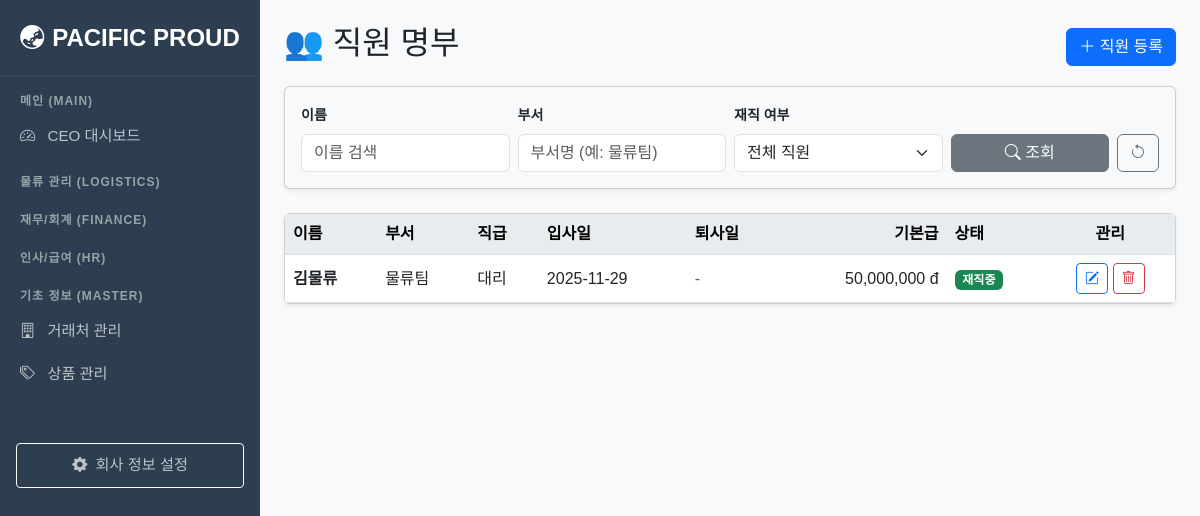
/employees/, run on the app's committed database.
### fulfillment/models.py (models this page shows, shortened)
class Employee(models.Model):
    name = models.CharField(max_length=50, verbose_name="성명")
    position = models.CharField(max_length=50, verbose_name="직급")
    department = models.CharField(max_length=50, verbose_name="부서", default="물류팀")
    join_date = models.DateField(verbose_name="입사일")
    resignation_date = models.DateField(verbose_name="퇴사일", null=True, blank=True)
    base_salary = models.DecimalField(max_digits=12, decimal_places=0, verbose_name="기본급 (VND)")
    is_active = models.BooleanField(default=True, verbose_name="재직 여부")

### fulfillment/views.py (the view)
# urls.py: path('employees/', views.employee_list, name='employee_list'),
def employee_list(request):
    employees = Employee.objects.order_by('department', 'name')
    name_query = request.GET.get('name')
    dept_query = request.GET.get('department')
    status_query = request.GET.get('status')
    if name_query: employees = employees.filter(name__icontains=name_query)
    if dept_query: employees = employees.filter(department__icontains=dept_query)
    if status_query:
        is_active = True if status_query == 'active' else False
        employees = employees.filter(is_active=is_active)
    form = EmployeeForm()
    return render(request, 'fulfillment/employee_list.html', {'employees': employees, 'form': form})

### fulfillment/forms.py
class EmployeeForm(forms.ModelForm):
    class Meta:
        model = Employee
        fields = ['name', 'department', 'position', 'base_salary', 'join_date', 'resignation_date', 'is_active']
        widgets = {
            'name': forms.TextInput(attrs={'class': 'form-control'}),
            'department': forms.TextInput(attrs={'class': 'form-control'}),
            'position': forms.TextInput(attrs={'class': 'form-control'}),
            'base_salary': forms.NumberInput(attrs={'class': 'form-control'}),
            'join_date': forms.DateInput(attrs={'type': 'date', 'class': 'form-control'}),
            'resignation_date': forms.DateInput(attrs={'type': 'date', 'class': 'form-control'}),
            'is_active': forms.CheckboxInput(attrs={'class': 'form-check-input'}),
        }

### templates/fulfillment/employee_list.html (shortened to what this page needs)
{% extends 'base.html' %}
{% load humanize %}
{% block content %}
<div class="d-flex justify-content-between align-items-center mb-3">
    <h2>👥 직원 명부</h2>
    <button class="btn btn-primary" data-bs-toggle="modal" data-bs-target="#addModal">
        <i class="bi bi-plus-lg"></i> 직원 등록
    </button>
</div>
<div class="card shadow-sm mb-4 bg-light">
    <div class="card-body py-3">
        <form method="get" class="row g-2 align-items-end">
            <div class="col-md-3">
                <label class="form-label fw-bold small">이름</label>
                <input type="text" name="name" class="form-control" value="{{ request.GET.name }}" placeholder="이름 검색">
            </div>
            <div class="col-md-3">
                <label class="form-label fw-bold small">부서</label>
                <input type="text" name="department" class="form-control" value="{{ request.GET.department }}" placeholder="부서명 (예: 물류팀)">
            </div>
            <div class="col-md-3">
                <label class="form-label fw-bold small">재직 여부</label>
                <select name="status" class="form-select">
                    <option value="">전체 직원</option>
                </select>
            </div>
            <div class="col-md-3 d-flex gap-2">
                <button type="submit" class="btn btn-secondary flex-fill">
                    <i class="bi bi-search"></i> 조회
                </button>
                <a href="{% url 'fulfillment:employee_list' %}" class="btn btn-outline-secondary">
                    <i class="bi bi-arrow-counterclockwise"></i>
                </a>
            </div>
        </form>
    </div>
</div>
<div class="card shadow-sm mt-3">
    <div class="card-body p-0">
        <table class="table table-hover align-middle mb-0">
            <thead class="table-light">
                <tr>
                    <th>이름</th>
                    <th>부서</th>
                    <th>직급</th>
                    <th>입사일</th>
                    <th>퇴사일</th> <th class="text-end">기본급</th>
                    <th>상태</th>
                    <th class="text-center">관리</th>
                </tr>
            </thead>
            <tbody>
                {% for emp in employees %}
                <tr>
                    <td class="fw-bold">{{ emp.name }}</td>
                    <td>{{ emp.department }}</td>
                    <td>{{ emp.position }}</td>
                    <td>{{ emp.join_date|date:"Y-m-d" }}</td>
                    <td class="text-muted">{{ emp.resignation_date|date:"Y-m-d"|default:"-" }}</td> <td class="text-end">{{ emp.base_salary|intcomma }} đ</td>
                    <td>
                        {% if emp.is_active %}
                            <span class="badge bg-success">재직중</span>
                        {% else %}
                            <span class="badge bg-secondary">퇴사</span>
                        {% endif %}
                    </td>
                    <td class="text-center">
                        <a href="{% url 'fulfillment:employee_update' emp.id %}" class="btn btn-sm btn-outline-primary"><i class="bi bi-pencil-square"></i></a>
                        <a href="{% url 'fulfillment:employee_delete' emp.id %}" class="btn btn-sm btn-outline-danger"><i class="bi bi-trash"></i></a>
                    </td>
                </tr>
                {% empty %}
                <tr><td colspan="8" class="text-center p-4">검색된 직원이 없습니다.</td></tr>
                {% endfor %}
            </tbody>
        </table>
    </div>
</div>
{% endblock %}

### templates/base.html (style rules this page uses)
body { font-family: 'Malgun Gothic', sans-serif; background-color: #f8f9fa; }
.card-body.p-0 { max-height: 75vh; overflow-y: auto; }
.table thead th { position: sticky; top: 0; z-index: 2; background-color: #e9ecef; box-shadow: 0 2px 2px -1px rgba(0, 0, 0, 0.1); border-top: none; }

### data on the page
Employee: name "김물류", department "물류팀", position "대리", join_date "2025-11-29", resignation_date "-", base_salary "50,000,000", is_active "재직중"
